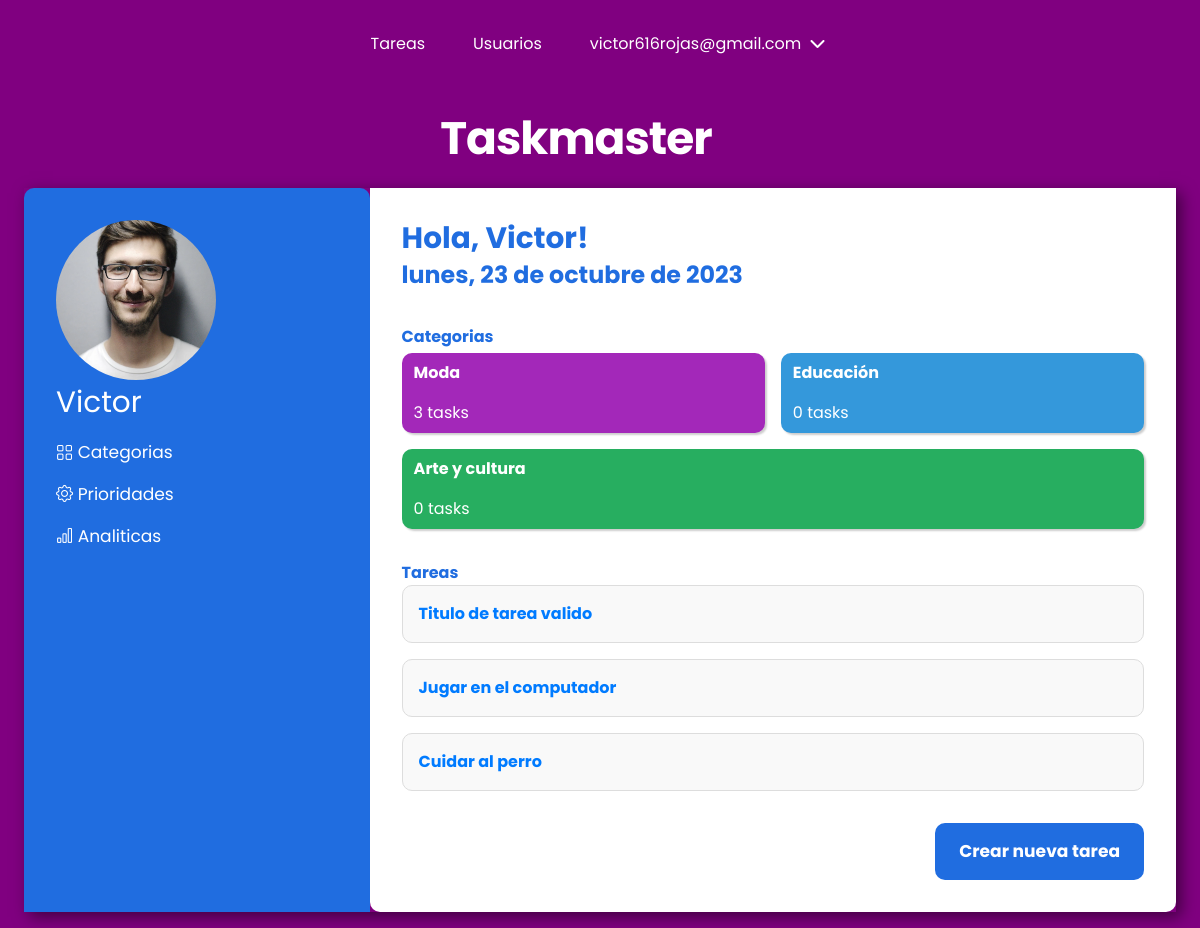
Screenshot of /todo_task/tasks/ (signed in) with the database file from the repository.
### users/models.py (models this page shows, shortened)
class CustomUser(AbstractBaseUser, PermissionsMixin):
    email = models.EmailField(unique=True, max_length=25)
    password = models.CharField(max_length=128)
    first_name = models.CharField(max_length=30, blank=True)
    last_name = models.CharField(max_length=30, blank=True)
    date_joined = models.DateTimeField(default=timezone.now)
    is_active = models.BooleanField(default=True)
    is_staff = models.BooleanField(default=False)
    is_worker = models.BooleanField(default=False)
    profile_picture = models.ImageField(upload_to='users/images/profile_pictures/',
                                        blank=True, null=True)
    objects = CustomUserManager()  # Instanciamos nuestro administrador personalizado
    USERNAME_FIELD = "email"
    REQUIRED_FIELDS = []
    class Meta:
        ordering = ["-date_joined"]

### todo_task/models.py (models this page shows, shortened)
class Label(models.Model):
    name = models.CharField(max_length=50)
    created = models.DateTimeField(auto_now_add=True)
    user = models.ForeignKey(
        CustomUser, on_delete=models.CASCADE, related_name="categories"
    )
    class Meta:
        ordering = ["-created"]

class Task(models.Model):
    title = models.CharField(max_length=35)
    complete = models.BooleanField(default=False)
    due_date = models.DateField()
    created = models.DateTimeField(auto_now_add=True)
    labels = models.ManyToManyField("Label")
    user = models.ForeignKey(CustomUser, on_delete=models.CASCADE, related_name="tasks")
    class Meta:
        ordering = ["-created"]

### todo_task/views.py (the view)
# urls.py: path("tasks/", views.list_tasks_all, name="task-list"),
@login_required(login_url="/users/login/")
def list_tasks_all(request):
    return list_tasks(request, filter_type=None)

### todo_task/templates/todo_task/tasks/list.html
{% extends "container.html" %}
{% block section-fragment %}
<section class="content-section">
    <h3>Categorias</h3>
    <div class="content-list">
        {% for categoria in categorias %}
        <div class="content-item">
            <p>{{ categoria.name }}</p>
            <p class="content-count">{{ categoria.task_count }} tasks</p>
        </div>
        {% endfor %}
    </div>
</section>
<section class="second-section">
    <h3>Tareas</h3>
    <div class="flex-column">
        <ul class="item-list flex-column">
            {% for task in paginator_data %}
            <li class="item-element flex-column">
                <a href="{% url 'task-detail' task.id %}" class="task-link">
                    {{ task.title }}
                </a>
            </li>
            {% endfor %}
        </ul>
        <div class="item-creation fs-1">
            <a href="{% url 'task-create' %}">Crear nueva tarea</a>
        </div>
    </div>
</section>
{% endblock %}

### todo_task/templates/todo_task/base/container.html (shortened to what this page needs)
{% extends "base.html" %}
{% load static %}
{% block css %}
<link rel="stylesheet" type="text/css" href="{% static 'todo_task/css/style.css' %}">
{% endblock %}
{% block content %}
<section class="container">
    <h1 class="fs-6">Taskmaster</h1>
    <section class="card">
        <div class="user flex-column">
            <div class="user-info flex-column">
                <img src="{{ request.user.profile_picture.url }}" alt="Foto de perfil">
                <h2 class="fs-4">{{ request.user.first_name }}</h2>
            </div>
            <div class="user-options fs-1">
                <a href="{% url 'category-list' %}"><i class="bi bi-grid"></i> Categorias</a>
                <a href="{% url 'priority-list' %}"><i class="bi bi-gear"></i> Prioridades</a>
                <a href="{% url 'analytics' %}"><i class="bi bi-bar-chart"></i> Analiticas</a>
            </div>
        </div>
        <section class="task">
            <h2 class="fs-4">Hola, {{ request.user.first_name }}!</h2>
            <p class="fs-3">{{ fecha_actual|date:"l, j \d\e F \d\e Y" }}</p>
            {% block section-fragment %}
            {% endblock %}
        </section>
    </section>
</section>
{% endblock %}

### taskmaster/templates/header.html (shortened to what this page needs)
{% if request.user.is_authenticated %}
<header class="primary-header flex">
    <nav>
        <ul id="primary-navigation" data-visible="false" class="primary-navigation flex">
            <li class="active"><a href="{% url 'task-list-today-due-date' %}">Tareas</a></li>
            {% if request.user.is_staff %}
            <li class="active"><a href="{% url 'user-list' %}">Usuarios</a></li>
            {% endif %}
            <li class="active has-dropdown">{{ request.user.email }} <i class="fa-solid fa-chevron-down"></i>
            </li>
        </ul>
    </nav>
</header>
{% endif %}

### taskmaster/static/css/main.css (style rules this page uses)
:root { --clr-white: rgb(255, 255, 255); --clr-neutral-400: rgb(3, 3, 3); --clr-accent-700: rgb(128, 0, 128); --clr-gradient-accent: rgb(182, 0, 136); --clr-complete: rgb(0, 117, 16); --clr-incomplete: rgb(223, 14, 14); --clr-btn-edit: rgb(0, 123, 255); --clr-btn-delete: rgb(223, 14, 14); --clr-btn-return: rgb(128, 0, 128); --clr-btn-edit-hover: rgba(0, 123, 255, 0.8); --clr-btn-delete-hover: rgba(223, 14, 14, 0.8); --clr-btn-return-hover: rgba(128, 0, 128, 0.8); --bg-clr: rgb(250, 250, 250); --ff-primary: "Poppins", Arial, Helvetica, sans-serif; --fw-regular: 400; --fw-semi-bold: 600; --fw-bold: 700; --fs-1: clamp(0.75rem, calc(0.55rem + 0.69vw), 1.19rem); --fs-2: clamp(0.78rem, calc(0.59rem + 0.81vw), 1.4rem); --fs-3: clamp(0.88rem, calc(0.69rem + 1.06vw), 1.75rem); --fs-4: clamp(1.05rem, calc(0.81rem + 1.38vw), 2.19rem); --fs-5: clamp(1.26rem, calc(0.95rem + 1.79vw), 2.73rem); --fs-6: clamp(1.51rem, calc(1.11rem + 2.31vw), 3.42rem); --fs-7: clamp(1.81rem, calc(1.29rem + 2.98vw), 4.27rem); --fs-8: clamp(2.18rem, calc(1.51rem + 3.83vw), 5.34rem); --fs-btn-1: clamp(1rem, calc(1rem + 0.05vw), 1.19rem); }
*, *::before, *::after { box-sizing: border-box; }
* { margin: 0; padding: 0; font: inherit; }
html { scroll-behavior: smooth; scroll-padding-top: var(--scroll-padding, 75px); }
body { line-height: 1.5; background-color: var(--clr-accent-700); font-family: var(--ff-primary); }
h1, h2, p { color: var(--clr-neutral); }
h3 { color: var(--clr-accent); }
img, picture, video, canvas, svg { display: block; max-width: 100%; object-fit: cover; }
.fs-1 { font-size: var(--fs-1); }
.fs-3 { font-size: var(--fs-3); }
.fs-4 { font-size: var(--fs-4); }
.fs-6 { font-size: var(--fs-6); }
.flex-column { display: flex; flex-direction: column; }
h1 { margin-block: 1rem; width: min(100% - 3rem, 40ch); letter-spacing: -1px; text-align: left; }
.container { width: min(100% - 3rem, 120ch); margin-inline: auto; margin-block: 1rem; }
.flex { display: flex; gap: var(--gap, 1rem); }
.primary-header { align-items: center; justify-content: center; }
.primary-navigation { list-style: none; }
.primary-navigation a { text-decoration: none; color: var(--clr-white); }
.has-dropdown { display: inline-block; color: var(--clr-white); cursor: pointer; position: relative; }
.fa-chevron-down { padding-inline: 0.25rem; transition: transform 0.3s ease; }
@media (min-width: 35em) { .primary-navigation { --gap: clamp(1.5rem, 5vw, 3rem); padding-block: 2rem; padding-inline: clamp(3rem, 8vw, 10rem); } }
@media (min-width: 35em) { .container h1 { text-align: center; } }
h1 { font-weight: var(--fw-bold); color: var(--clr-white); }

### rows the page displays
CustomUser: user.email "victor616rojas@gmail.com", user.profile_picture (picture), user.first_name "Victor"
Label: name "Moda", task_count "3"
Label: name "Educación", task_count "0"
Label: name "Arte y cultura", task_count "0"
Task: title "Titulo de tarea valido"
Task: title "Jugar en el computador"
Task: title "Cuidar al perro"
